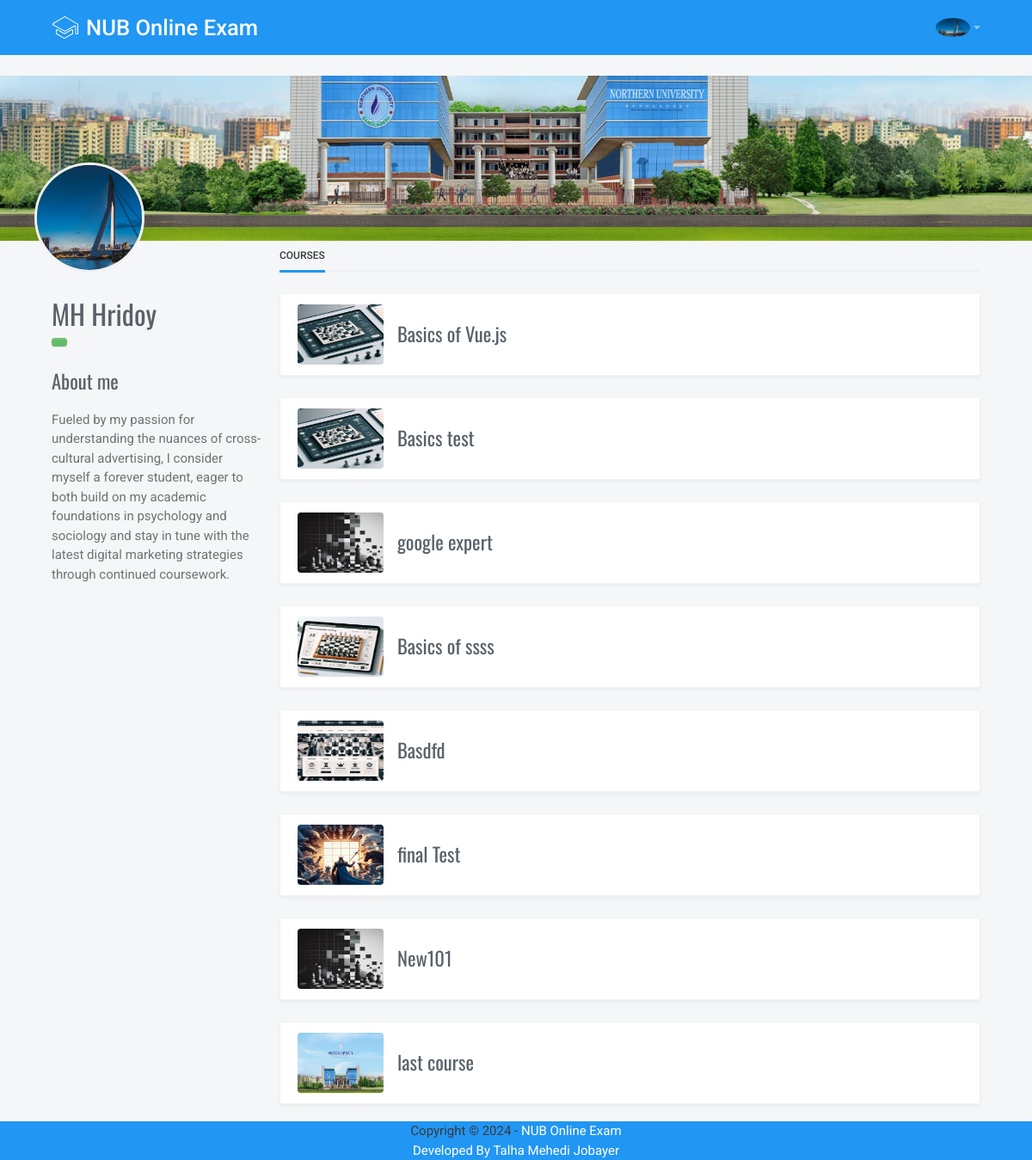
Page /instructor-profile (signed in) on the committed database.
### tables this page shows
CREATE TABLE `users` (
  `id` int(11) NOT NULL,
  `name` varchar(30) NOT NULL,
  `email` varchar(50) NOT NULL,
  `pass` varchar(50) NOT NULL,
  `role` varchar(10) NOT NULL DEFAULT 'student',
  `bio` varchar(500) NOT NULL DEFAULT 'Fueled by my passion for understanding the nuances of cross-cultural advertising, I consider myself a forever student, eager to both build on my academic foundations in psychology and sociology and stay in tune with the latest digital marketing strategies through continued coursework.',
  `id_no` varchar(20) NOT NULL DEFAULT '191-15-2395',
  `img` varchar(50) NOT NULL DEFAULT 'profile_demo.jpg'
);

CREATE TABLE `courses` (
  `id` int(11) NOT NULL,
  `title` varchar(20) NOT NULL,
  `description` varchar(350) NOT NULL,
  `owner` varchar(30) NOT NULL,
  `img` varchar(50) NOT NULL,
  `key` varchar(10) NOT NULL DEFAULT '123456'
);

### index.php (called while the page is built, shortened)
<?php
    include("config.php");
    include("functions.php");
    include('./layouts/main.php');
?>

### functions.php (called while the page is built, shortened)
            <?php
    function is_loggedin(){
        if(isset($_SESSION['user'])){
            return true;
        }
        else return false;
    }
?>

### layouts/components/instructor-profile.php (the view, shortened to what this page needs)
<?php
    $user_id = $_SESSION['user_id'];
    $u_res = $db->query("select * from users where id='$user_id'");
    $user = $u_res->fetch_assoc();
?>
<div class="bg-primary mdk-box js-mdk-box mb-0"
                         style="height: 192px;"
                         data-effects="parallax-background blend-background">
                        <div class="mdk-box__bg">
                            <div class="mdk-box__bg-front"
                                 style="background-image: url(uploads/aaa.jpg); background-position: bottom;"></div>
                        </div>
                    </div>
<div class="container page__container d-flex align-items-end position-relative mb-4">
                        <div class="avatar avatar-xxl position-absolute bottom-0 left-0 right-0">
                            <img src="uploads/<?php echo $user['img']; ?>"
                                 alt="avatar"
                                 class="avatar-img rounded-circle border-3 pimg">
                        </div>
                        <ul class="nav nav-tabs-links flex"
                            style="margin-left: 265px;">
                            <li class="nav-item">
                                <a href="#"
                                   class="nav-link active">Courses</a>
                            </li>
                        </ul>
                    </div>
<div class="container page__container mb-3">
                        <div class="row flex-sm-nowrap">
                            <div class="col-sm-auto mb-3 mb-sm-0"
                                 style="width: 265px;">
                                <h1 id="abx" class="h2 mb-1 abx"><?php echo $user['name'];?></h1>
                                <p class="d-flex align-items-center mb-4">
                                    <a
                                       class="btn btn-sm btn-success mr-2"></a>
                                </p>
                                <h4>About me</h4>
                                <p class="text-black-70 measure-paragraph" contenteditable="true" id="biot"><?php echo $user['bio'];?></p>
                            </div>
                            <div class="col-sm">
                                <?php
                                    $user_e = $_SESSION['user'];
                                    $sql = "select * from courses where owner='$user_e'";
                                    $c_res = $db->query($sql);
                                    while($row = $c_res->fetch_assoc()){
                                ?>
                                <div class="card">
                                    <div class="card-header">
                                        <div class="d-flex align-items-center">
                                            <a href="instructor-course-edit?id=<?php echo $row['id'];?>"
                                               class="mr-3">
                                                <img src="uploads/<?php echo $row['img'];?>"
                                                     width="100"
                                                     height="70"
                                                     alt=""
                                                     class="rounded">
                                            </a>
                                            <div class="flex">
                                                <h4 class="card-title mb-0"><a href="instructor-course-edit?id=<?php echo $row['id'];?>"><?php echo $row['title'];?></a></h4>
                                            </div>
                                        </div>
                                    </div>
                                </div>
                                <?php } ?>
                            </div>
                        </div>
                    </div>

### layouts/main.php (shortened to what this page needs)
<!DOCTYPE html>
<html lang="en"
      dir="ltr">
    <head>
        <link type="text/css"
              href="assets/vendor/perfect-scrollbar.css"
              rel="stylesheet">
        <link type="text/css"
              href="assets/css/material-icons.css"
              rel="stylesheet">
        <link type="text/css"
              href="assets/css/fontawesome.css"
              rel="stylesheet">
        <link type="text/css"
              href="assets/vendor/spinkit.css"
              rel="stylesheet">
        <link type="text/css"
              href="assets/css/app.css"
              rel="stylesheet">
        <link type="text/css"
              href="assets/css/custom.css"
              rel="stylesheet">
        <link rel="stylesheet"
              href="https://cdn.jsdelivr.net/fontawesome/4.5.0/css/font-awesome.min.css">
    </head>
    <body class=" fixed-layout">
        <div class="mdk-header-layout js-mdk-header-layout">
            <div id="header"
                 class="mdk-header bg-dark js-mdk-header m-0"
                 data-fixed
                 data-effects="waterfall">
                <div class="mdk-header__content">
                    <nav id="default-navbar"
                         class="navbar navbar-expand navbar-dark bg-primary m-0">
                        <div class="container">
                            <a href="/ProLearner"
                               class="navbar-brand">
                                <img src="assets/images/logo/white.svg"
                                     class="mr-2"
                                     alt="LearnPlus" />
                                <span class="d-none d-xs-md-block">NUB Online Exam</span>
                            </a>
                            <ul class="nav navbar-nav flex-nowrap">
                                 <?php if(is_loggedin()){
                                    $uu_id = $_SESSION['user_id'];
                                    $uu_res = $db->query("select * from users where id='$uu_id'");
                                    $uu=$uu_res->fetch_assoc();
                                ?>
                                <li class="nav-item dropdown ml-1 ml-md-3">
                                    <a class="nav-link dropdown-toggle"
                                       data-toggle="dropdown"
                                       href="#"
                                       role="button"><img src="uploads/<?php echo $uu['img'];?>"
                                             alt="Avatar"
                                             class="rounded-circle"
                                             width="40"></a>
                                </li>
                                <?php } ?>
                            </ul>
                        </div>
                    </nav>
                </div>
            </div>
            <div class="mdk-header-layout__content d-flex flex-column">
            <div class="page ">
                <?php include("layouts/components/$page.php");?>
                <div class="container page__container" style="position:fixed;bottom:0px;padding:0;">
                    <div class="" style="width:100vw;background:#2196F3;padding:0 50px;text-align:center;">
                        Copyright &copy; 2024  - <a href="#" style="color:white;">NUB Online Exam <br> Developed By Talha Mehedi Jobayer</a>
                    </div>
                </div>
            </div>
            </div>
        </div>
    </body>
</html>

### rows in the picture
users: img (picture), name "MH Hridoy", bio "Fueled by my passion for understanding the nuances of cross-cultural advertising, I consider myself a forever student, eager to both build on my academic foundations in psychology and sociology and stay in tune with the latest digital marketing strategies through continued coursework."
courses: img (picture), title "Basics of Vue.js"
courses: img (picture), title "Basics test"
courses: img (picture), title "google expert"
courses: img (picture), title "Basics of ssss"
courses: img (picture), title "Basdfd"
courses: img (picture), title "final Test"
courses: img (picture), title "New101"
courses: img (picture), title "last course"
